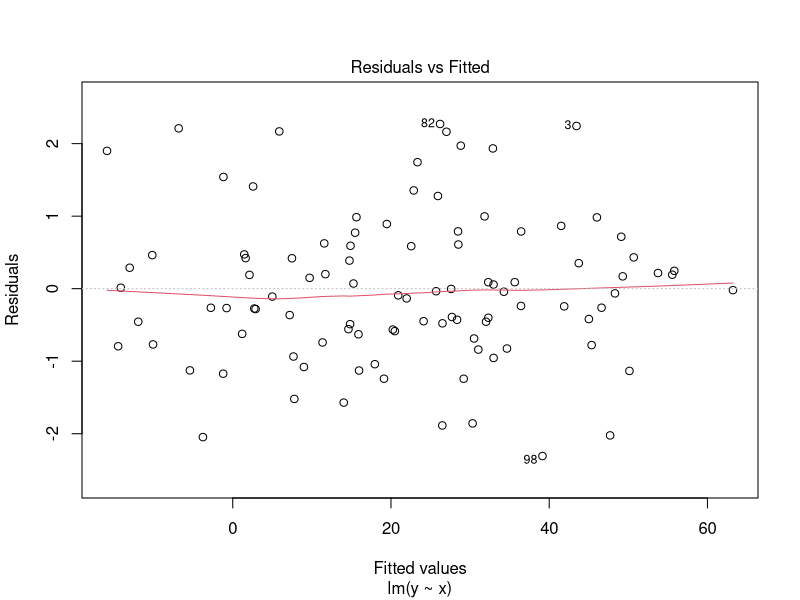
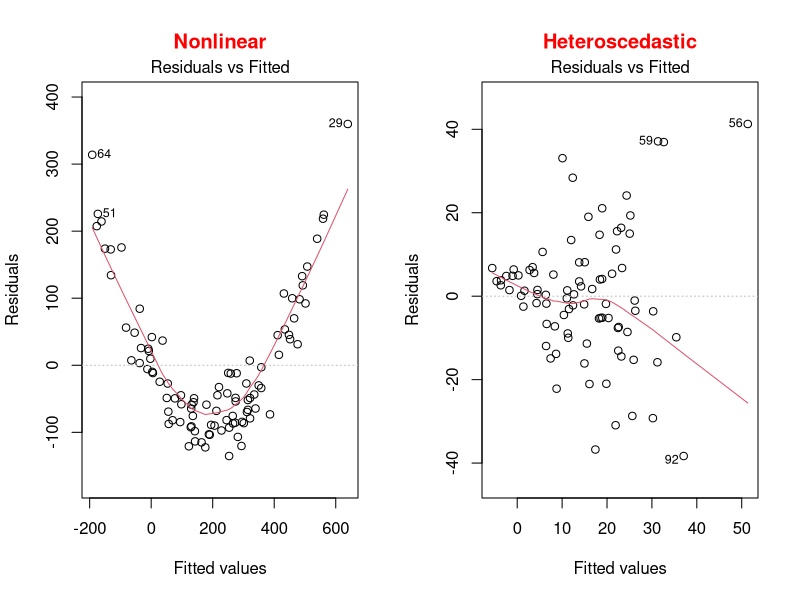
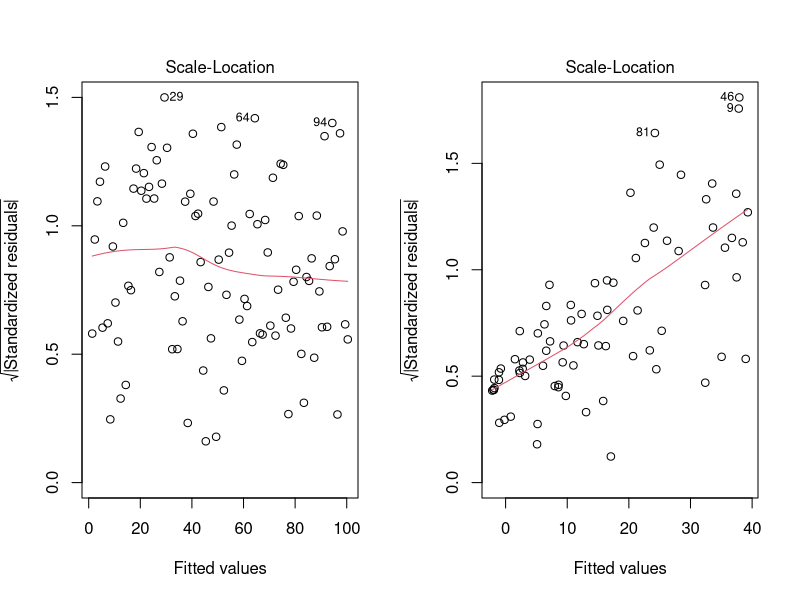
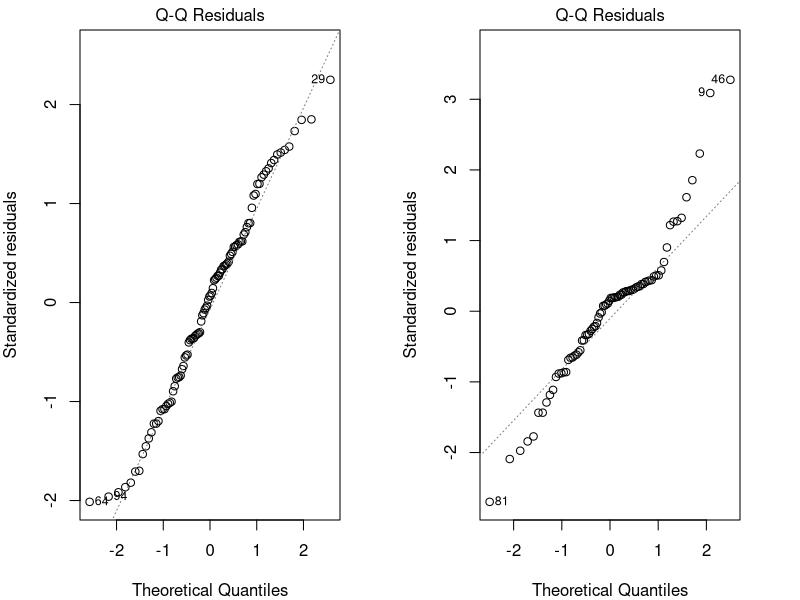
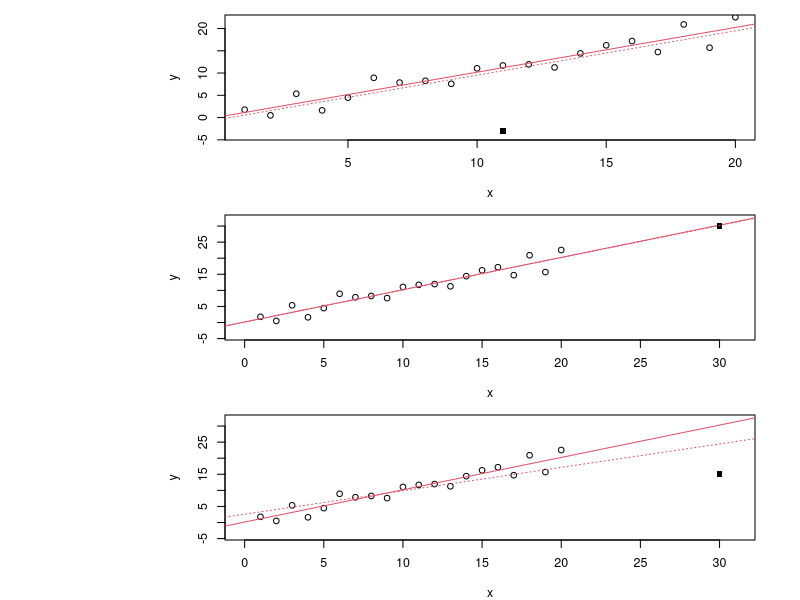
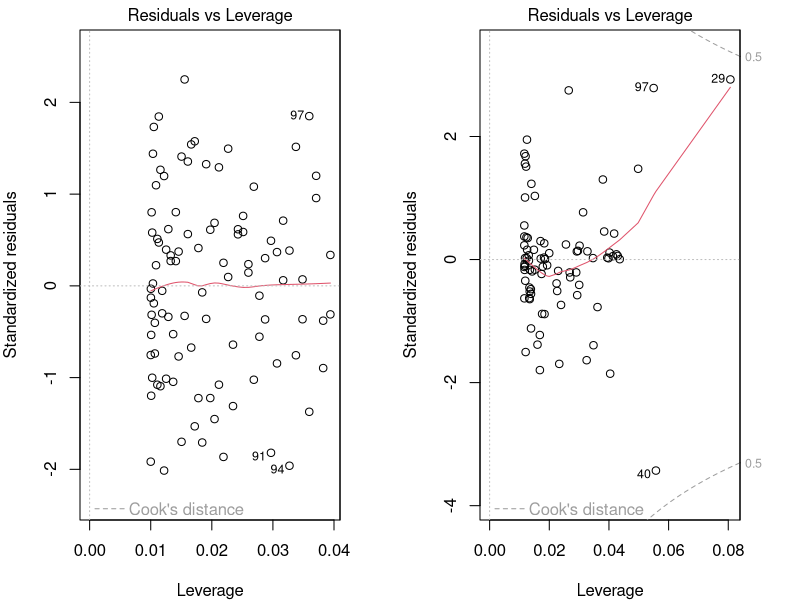
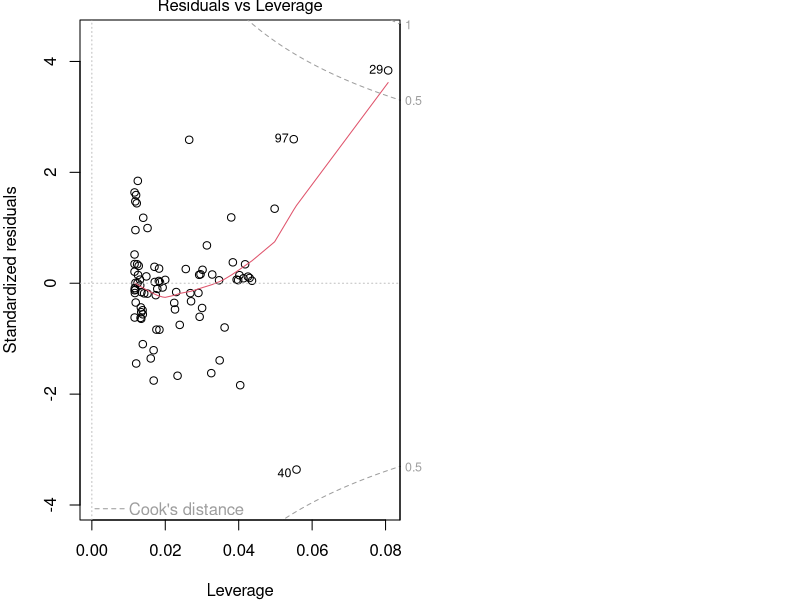
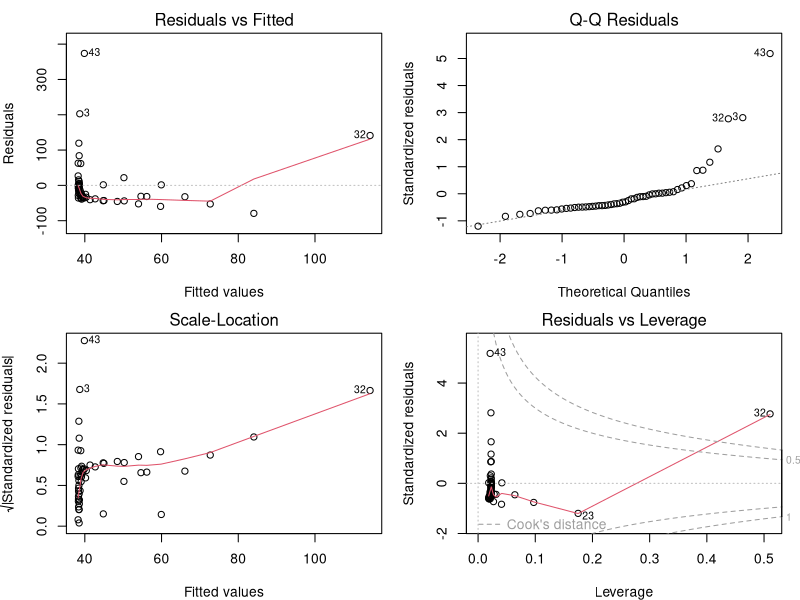

These charts were generated, in order, by the following R code: (Note: this script raises an error after producing the figures.)
## ---- chunk 1
knitr::opts_chunk$set(
  comment = "#",
  collapse = TRUE,
  warning = FALSE,
  message = FALSE,
  fig.width=6, fig.height=6,
  fig.align = 'center'
)
## ---- chunk 2
options(repos=structure(c(CRAN="http://cran.r-project.org")))
## ---- chunk 3
if (!require(dplyr)) install.packages("dplyr")
library(dplyr)

if (!require(kableExtra)) install.packages("kableExtra")
library(kableExtra)

if (!require(vegan)) install.packages("vegan")
library(vegan)

if (!require(e1071)) install.packages("e1071")
library(e1071)

if (!require(MASS)) install.packages("MASS")
library(MASS)

if (!require(car)) install.packages("car")
library(car)

if (!require(effects)) install.packages("effects")
#library(effects)

## ---- chunk 4
bird <- read.csv("Scripts_and_data/birdsdiet.csv")
## ---- chunk 5
str(bird)
## ---- chunk 6
str(bird)
## ---- chunk 7
lm1 <- lm(MaxAbund ~ Mass, data = bird)
## ---- chunk 8
  set.seed(1234564)
  x <- rnorm(100,10,10)
  y <- 2*x+0 + rnorm(100)
  lm <- lm(y~x)
  plot(lm, which = 1)
## ---- chunk 9
par(mfrow=c(1,2))
set.seed(1234564)
x = rnorm(100,10,10)
y = (x)^2 + rnorm(length(x),0,30)
lm=lm(y~scale(x))
plot(lm,which = 1, main = "Nonlinear", col.main="red")

x = rnorm(100,10,10)
y = (x) + 0 + rnorm(length(x), 0, x)
lm=lm(y~scale(x))
plot(lm,which = 1, main = "Heteroscedastic", col.main="red")
## ---- chunk 10
par(mfrow=c(1,2))
set.seed(1234564)
x <- 1:100
y <- x + rnorm(100,sd=5)
lm=lm(y~x)
plot(lm,which = 3)

set.seed(2)
x = rnorm(100,10,10)
y = (x) + 0 + rnorm(length(x), 0, x)
lm=lm(y~scale(x))
plot(lm,which = 3)
## ---- chunk 11
par(mfrow=c(1,2), mar = c(4, 4, 1.5, 3))
set.seed(1234564)
x <- 1:100
y <- x + rnorm(100,sd=5)
lm=lm(y~x)
plot(lm, which = 2)

set.seed(2)
x = rnorm(100,10,10)
y = (x) + 0 + rnorm(length(x), 0, x)
lm=lm(y~scale(x))
plot(lm, which = 2)
## ---- chunk 12
par(mfrow=c(3, 1), mar = c(4, 15, 1, 3), cex = 0.75)
set.seed(1234564)
x <- 1:20
y <- rnorm(x, x, 2)
lm0 <- lm(y ~ x)
# plot 1
plot(x, y, ylim = c(-4, 22)); abline(lm0, col = 2); points(11, -3, pch = 15)
# add 20, 10 point to the new lm
xx <- c(x, 11); yy <- c(y, -3)
abline(lm(yy ~ xx), col = 2, lty = 3)
text(-18, 10, srt=0, adj = 0, labels = '* No leverage \n* Low influence', xpd = TRUE, cex = 1.5)
# plot 2
plot(x, y, ylim = c(-4, 32), xlim = c(0, 31)); abline(lm0, col = 2); points(30, 30, pch = 15)
# add 20, 10 point to the new lm
xx <- c(x, 30); yy <- c(y, 30)
abline(lm(yy ~ xx), col = 2, lty = 3)
text(-31, 15, srt=0, adj = 0, labels = '* High leverage \n* No influence', xpd = TRUE, cex = 1.5)

# plot 3
plot(x, y, ylim = c(-4, 32), xlim = c(0, 31)); abline(lm0, col = 2); points(30, 15, pch = 15)
# add 20, 10 point to the new lm
xx <- c(x, 30); yy <- c(y, 15)
abline(lm(yy ~ xx), col = 2, lty = 3)
text(-31, 15, srt=0, adj = 0, labels = '* High leverage \n* High influence', xpd = TRUE, cex = 1.5)
## ---- chunk 13
par(mfrow=c(1,2), mar = c(4, 4, 1.5, 3))
set.seed(1234564)
x <- 1:100
y <- x + rnorm(100,sd=5)
lm=lm(y~x)
plot(lm, which = 5)

set.seed(1234564)
x = rnorm(100,10,10)
y = (x) + 0 + rnorm(length(x), 0, x)
lm=lm(y~scale(x))
plot(lm, which = 5)
## ---- chunk 14
par(mar = c(4, 4, 1, 0))
set.seed(1234564)
x = rnorm(100,10,10)
y = (x) + 0 + rnorm(length(x), 0, x)
y[29] <- 100
lm=lm(y~scale(x))
plot(lm, which = 5)
## ---- chunk 15
par(mfrow=c(2,2), mar = c(4,4,2,1.1), oma =c(0,0,0,0))
plot(lm1)
## ---- chunk 16
par(mfrow=c(1,3), mar = c(4,4,3,1), cex = 0.8)
plot(bird$MaxAbund ~ bird$Mass)
abline(lm1) # adds the best-fit line
hist(bird$MaxAbund) # hist() produces a histogram of the variable
hist(bird$Mass)
## ---- chunk 17
shapiro.test(bird$MaxAbund)
shapiro.test(bird$Mass)
## ---- chunk 18
skewness(bird$MaxAbund)
skewness(bird$Mass)
## ---- chunk 19
bird$logMaxAbund <- log10(bird$MaxAbund)
bird$logMass <- log10(bird$Mass)
## ---- chunk 20
lm2 <- lm(logMaxAbund ~ logMass, data = bird)
## ---- chunk 21
par(mfrow=c(2,2), mar=c(3,4,1.15,1.2))
plot(lm2)
## ---- chunk 22
par(mfrow=c(1,3), mar=c(4,4,1.15,1.2))
plot(logMaxAbund ~ logMass, data=bird)
abline(lm2)
hist(log10(bird$MaxAbund))
hist(log10(bird$Mass))
## ---- chunk 23
summary(lm2)
## ---- chunk 24
lm2$coef
summary(lm2)$coefficients
summary(lm2)$r.squared
## ---- chunk 25
summary(lm2)
## ---- chunk 26
lm3 <- lm(logMaxAbund~logMass, data=bird, subset=!bird$Aquatic)
# removes aquatic birds (= TRUE)
# or equivalently
lm3 <- lm(logMaxAbund~logMass, data=bird, subset=bird$Aquatic == 0)
## ---- chunk 27
par(mfrow=c(1,2), mar = c(4, 4, 3, 1))
plot(logMaxAbund~logMass, data=bird, main = 'All birds')
abline(lm2, col = 'red')
plot(logMaxAbund~logMass, data=bird, subset=!bird$Aquatic, main = 'Terrestrial birds')
abline(lm3, col = 'red')
## ---- chunk 28
# Run the model
lm4 <- lm(logMaxAbund ~ logMass, data=bird, subset=bird$Passerine == 1)
summary(lm4)
## ---- chunk 29
# diagnostic plots
par(mfrow=c(2,2), mar = c(4,4,2,1.1), oma =c(0,0,0,0))
plot(lm4)
## ---- chunk 30
# Recall: we want adj.r.squared
summary(lm2)$adj.r.squared
summary(lm3)$adj.r.squared
summary(lm4)$adj.r.squared
## ---- chunk 31
boxplot(logMass ~ Aquatic,
        data = bird, names = c("Non-Aquatic", "Aquatic"))
## ---- chunk 32
var.test(logMass ~ Aquatic, data = bird)
## ---- chunk 33
ttest1 <- t.test(logMass ~ Aquatic, var.equal = TRUE, data = bird)

# Or use lm()
ttest.lm1 <- lm(logMass ~ Aquatic, data=bird)
## ---- chunk 34
ttest1$statistic^2
anova(ttest.lm1)$F
# answer: F=60.3845 in both cases
## ---- chunk 35
ttest1
## ---- chunk 36
# Unilateral t-test
uni.ttest1 <- t.test(logMass ~ Aquatic,
                     var.equal = TRUE,
                     data = bird,
                     alternative = "less")
## ---- chunk 37
uni.ttest1
## ---- chunk 38
med <- sort(tapply(bird$logMaxAbund,
                   bird$Diet, median))
boxplot(logMaxAbund ~ factor(Diet,
                             levels = names(med)),
        data = bird)
## ---- chunk 39
anov1 <- lm(logMaxAbund ~ Diet,
            data = bird)
anova(anov1)
## ---- chunk 40
aov1 <- aov(logMaxAbund ~ Diet,
            data = bird)
summary(aov1)
## ---- chunk 41
anova(anov1)
## ---- chunk 42
summary(aov1)
## ---- chunk 43
bartlett.test(logMaxAbund ~ Diet,
              data = bird)
## ---- chunk 44
shapiro.test(resid(anov1))
## ---- chunk 45
summary(anov1)
## ---- chunk 46
TukeyHSD(aov(anov1),
         ordered=T)
## ---- chunk 47
sd <- tapply(bird$logMaxAbund, list(bird$Diet), sd)
means <- tapply(bird$logMaxAbund, list(bird$Diet), mean)
n <- length(bird$logMaxAbund)
se <- 1.96*sd/sqrt(n)
bp <- barplot(means)
epsilon = 0.1
segments(bp, means - se, bp, means + se, lwd=2)
segments(bp - epsilon, means - se, bp + epsilon, means - se, lwd = 2)
segments(bp - epsilon, means + se, bp + epsilon, means + se, lwd = 2)
## ---- chunk 48
anov2 <- lm(logMaxAbund ~ Diet*Aquatic,
            data = bird)
summary(anov2)
anova(anov2)
## ---- chunk 49
ancov1 <- lm(logMaxAbund ~ logMass*Diet,
             data = bird)
anova(ancov1)
## ---- chunk 50
ancov2 <- lm(logMaxAbund ~ logMass + Diet,
             data = bird)
anova(ancov2)

## ---- chunk 51
Dickcissel = read.csv("Scripts_and_data/dickcissel.csv")
## ---- chunk 52
str(Dickcissel)
## ---- chunk 53
plot(Dickcissel) # May take some time
## ---- chunk 54
lm.mult <- lm(abund ~ clTma + NDVI + grass,
              data = Dickcissel)
summary(lm.mult)
## ---- chunk 55
par(mfrow=c(2,2))
plot(lm.mult)
## ---- chunk 56
summary(lm.mult)
## ---- chunk 57
par(mfrow=c(1,3))
plot(abund ~ clTma, data = Dickcissel)
plot(abund ~ NDVI,  data = Dickcissel)
plot(abund ~ grass, data = Dickcissel)
## ---- chunk 58
lm.full <- lm(abund ~ . - Present,
              data = Dickcissel)
lm.step <- step(lm.full)

# ?step
## ---- chunk 59
summary(lm.full)
## ---- chunk 60
summary(lm.step)
## ---- chunk 61
tapply(bird$logMaxAbund,
       bird$Diet,
       mean)
coef(anov1)
coef(anov1)[1] + coef(anov1)[2] # InsectVert
coef(anov1)[1] + coef(anov1)[3] # Plant
## ---- chunk 62
bird$Diet2 <- relevel(bird$Diet, ref="Plant")
anov2 <- lm(logMaxAbund ~ Diet2,
            data = bird)
summary(anov2)
anova(anov2)
## ---- chunk 63
bird$Diet2 <- factor(bird$Diet, levels=names(med))
anov2 <- lm(logMaxAbund ~ Diet2,
            data = bird)
summary(anov2)
anova(anov2)
## ---- chunk 64
sum(contrasts(bird$Diet)[,1])
sum(contrasts(bird$Diet)[,1]*contrasts(bird$Diet)[,2])
## ---- chunk 65
options(contrasts=c("contr.helmert", "contr.poly"))
sum(contrasts(bird$Diet)[,1])
sum(contrasts(bird$Diet)[,1]*contrasts(bird$Diet)[,2])
anov3 <- lm(logMaxAbund ~ Diet,
            data = bird)
summary(anov3)
## ---- chunk 66
table(bird$Aquatic)
## ---- chunk 67
unb.anov1 <- lm(logMaxAbund ~ Aquatic + Diet, data = bird)
unb.anov2 <- lm(logMaxAbund ~ Diet + Aquatic, data = bird)
anova(unb.anov1)
anova(unb.anov2)
## ---- chunk 68
library(car)
Anova(unb.anov1, type = "III")
Anova(unb.anov2, type = "III")
## ---- chunk 69

poly.reg=data.frame(Degree = 0:5,
                    Name = c("Constant","Linear","Quadratic",
                             "Cubic","Quartic","Quintic"),
                    Example = c("\\(3\\)",
                                "\\(x+9\\)",
                                "\\(x^2-x+4\\)",
                                "\\(x^3-x^2+5\\)",
                                "\\(6x^4-x^3+x-2\\)",
                                "\\(x^5-3x^3+x^2+8\\)"))
# knitr::kable(poly.reg, format = "html")
knitr::kable(poly.reg, format = "html", escape=FALSE)
## ---- chunk 70
lm.linear <- lm(abund ~ clDD, data = Dickcissel)
lm.quad   <- lm(abund ~ clDD + I(clDD^2), data = Dickcissel)
lm.cubic  <- lm(abund ~ clDD + I(clDD^2) + I(clDD^3), data = Dickcissel)
## ---- chunk 71
mod <- lm(clDD ~ clFD + clTmi + clTma + clP + grass, data = Dickcissel)
vif(mod)
## ---- chunk 72
library(vegan)
part.lm = varpart(Dickcissel$abund,
                  Dickcissel[ ,c("clDD","clFD","clTmi","clTma","clP")],
                  Dickcissel[ ,c("broadleaf","conif","grass","crop", "urban","wetland")])
part.lm

showvarparts(2)

plot(part.lm,
     digits = 2,
     bg = rgb(48,225,210,80,
              maxColorValue=225),
     col = "turquoise4")
## ---- chunk 73
# Climate set
out.1 = rda(Dickcissel$abund,
            Dickcissel[ ,c("clDD", "clFD","clTmi","clTma","clP")],
            Dickcissel[ ,c("broadleaf","conif","grass","crop", "urban","wetland")])
anova(out.1,
      step = 1000,
      perm.max = 1000)

# Land cover set
out.2 = rda(Dickcissel$abund,
            Dickcissel[ ,c("broadleaf","conif","grass","crop", "urban", "wetland")],
            Dickcissel[ ,c("clDD","clFD","clTmi", "clTma","clP")])
anova(out.2,
      step = 1000,
      perm.max = 1000)
